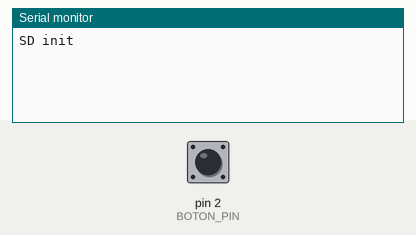
Simulated run of this sketch. Board: Arduino Uno, built with avr-gcc and run on an emulated ATmega328P. Parts: the last lines printed to the serial monitor. The test bench sets the inputs (shaded band); at power-on: pin 2 (BOTON_PIN) HIGH. Storage starts empty; the audio player accepts every command and is not drawn.

Above: at 1.2 s.
1.3 s: pin 2 (BOTON_PIN) pulled LOW for 0.15 s
At 1.9 s:
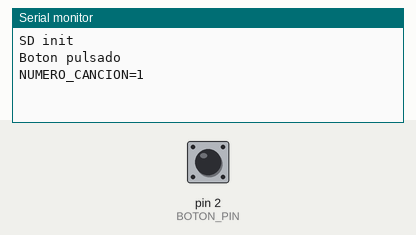
3.0 s: pin 2 (BOTON_PIN) pulled LOW for 1 s
At 4.4 s:
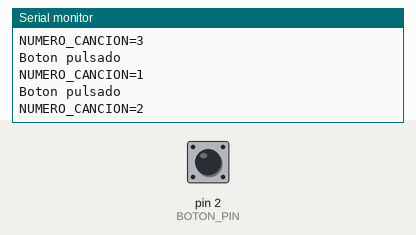
Timing chart, 0 to 6.0 s (numbered marks = the images above; inputs shaded):
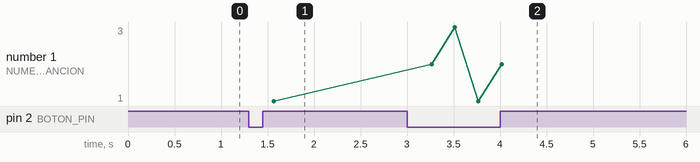

Measured:
- after the input at 1.3 s, the serial monitor: prints a new line after 0.25 s (image 1)
- after the input at 3.0 s, the serial monitor: prints a new line after 0.27 s (image 2)
- plotted number 1: 1 → 2 after the input at 3.0 s

The sketch:

Speaker.ino
```cpp
/*
------------- LUCAS CRESPO - TPMEE -1ºMEL -------------
            Práctica 5. Actuadores Arduino.
Este programa consiste en una demostración de funcionamiento del lector de
tarjetas SD de arduino, el cual se usa para reproducir música por un
altavoz de 8ohms, usando un AO LM386N para amplificar la señal de sonido.
*/


#include "SD.h"     //Librería de lectura de la tarjeta SD
#include "TMRpcm.h" //Librería para reproducir audio .wav
#include "SPI.h"    //Libreria de comunicación con periféricos

const int SD_PIN = 4 ;           // Pin de referencia para el lector de tarjetas
const int BOTON_PIN = 2;         // Entrada de datos del botón
const int MUSIC_PIN = 9;         // Auido emitido por el pin 9
const int VOLUMEN = 5;           // 0 a 7 de nivel de volumen
const int CALIDAD_SONIDO = 1;    // 0 normal, 1 reducción de ruido
const int PAUSA = 250;           // valor para no saturar a lecturas cuando se pulsa el botón
boolean fallo = false;           // variable de control
int NUMERO_CANCION = 0;

TMRpcm music;                    // El objeto de la librería se llama "music"


void setup(){

  Serial.begin(9600);

  if (!SD.begin(SD_PIN)) {            // Comprobar que se inicializó el lector de tarjetas
    fallo = true;
    Serial.println("SD fail");
  } else {Serial.println("SD init");}

  pinMode(BOTON_PIN, INPUT_PULLUP);   // Como el estado botón no es constante al ser pulsado, se usa INPUT_PULLUP en vez de INPUT

  music.speakerPin = MUSIC_PIN;
  music.setVolume(VOLUMEN);
  music.quality(CALIDAD_SONIDO);

}


void loop() {

  if (digitalRead(BOTON_PIN)==LOW  && fallo == false) {

    delay(PAUSA);
    NUMERO_CANCION++;                          //Aumenta el numero de canción
    if (NUMERO_CANCION==4) {NUMERO_CANCION=1;} // y si llegas al numero final de canción vuelve a empezar

    Serial.println("Boton pulsado");
    Serial.print("NUMERO_CANCION=");
    Serial.println(NUMERO_CANCION);

    if (NUMERO_CANCION ==1){music.play("1.wav");}     //Reproducir canción uno
    if (NUMERO_CANCION ==2){music.play("2.wav");}      //Reproducir canción dos
    if (NUMERO_CANCION ==3){music.play("3.wav");}     //Reproducir canción tres

  }

}
```
